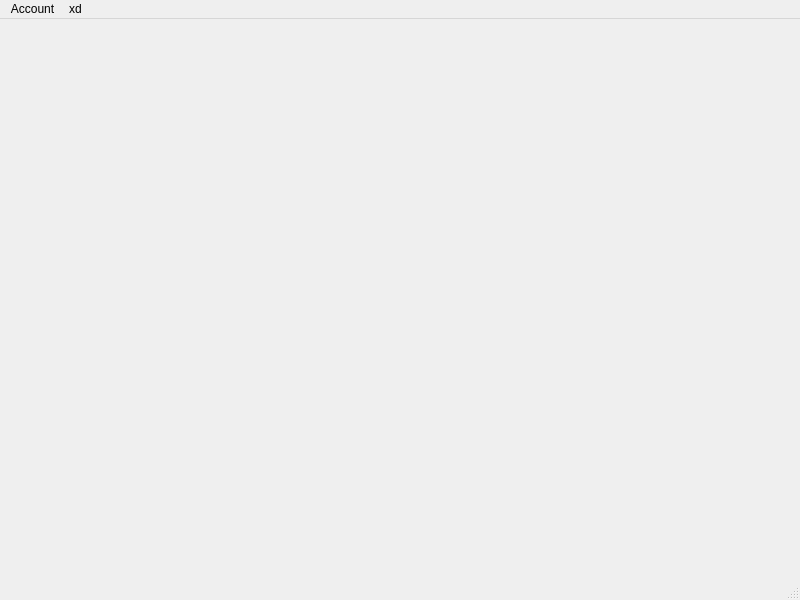
<?xml version="1.0" encoding="UTF-8"?>
<ui version="4.0">
 <class>MainWindow</class>
 <widget class="QMainWindow" name="MainWindow">
  <property name="geometry">
   <rect>
    <x>0</x>
    <y>0</y>
    <width>800</width>
    <height>600</height>
   </rect>
  </property>
  <property name="windowTitle">
   <string>MainWindow</string>
  </property>
  <widget class="QWidget" name="centralwidget"/>
  <widget class="QMenuBar" name="menubar">
   <property name="geometry">
    <rect>
     <x>0</x>
     <y>0</y>
     <width>800</width>
     <height>22</height>
    </rect>
   </property>
   <widget class="QMenu" name="menuAccount">
    <property name="title">
     <string>Account</string>
    </property>
    <addaction name="actionDelete_account"/>
   </widget>
   <widget class="QMenu" name="menuxd">
    <property name="title">
     <string>xd</string>
    </property>
    <addaction name="actionxd"/>
   </widget>
   <addaction name="menuAccount"/>
   <addaction name="menuxd"/>
  </widget>
  <widget class="QStatusBar" name="statusbar"/>
  <action name="actionDelete_account">
   <property name="text">
    <string>Delete account</string>
   </property>
  </action>
  <action name="actionxd">
   <property name="text">
    <string>xd</string>
   </property>
  </action>
 </widget>
 <resources/>
 <connections>
  <connection>
   <sender>actionDelete_account</sender>
   <signal>triggered()</signal>
   <receiver>MainWindow</receiver>
   <slot>deleteAccount()</slot>
   <hints>
    <hint type="sourcelabel">
     <x>-1</x>
     <y>-1</y>
    </hint>
    <hint type="destinationlabel">
     <x>399</x>
     <y>299</y>
    </hint>
   </hints>
  </connection>
  <connection>
   <sender>actionxd</sender>
   <signal>triggered()</signal>
   <receiver>MainWindow</receiver>
   <slot>xd()</slot>
   <hints>
    <hint type="sourcelabel">
     <x>-1</x>
     <y>-1</y>
    </hint>
    <hint type="destinationlabel">
     <x>399</x>
     <y>299</y>
    </hint>
   </hints>
  </connection>
 </connections>
 <slots>
  <slot>deleteAccount()</slot>
  <slot>xd()</slot>
 </slots>
</ui>
